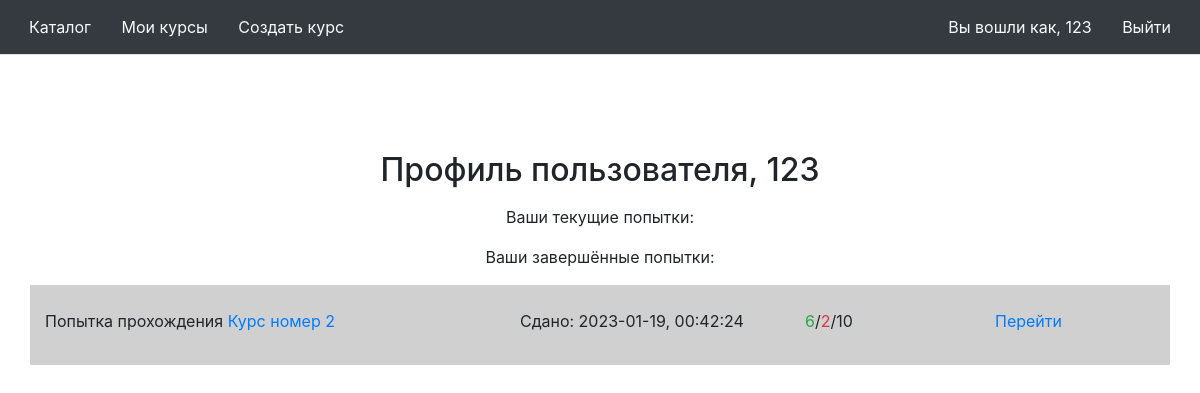
The app's page /profile (signed in) with its own data.
### models/user.py (models this page shows)
class User(UserMixin, db.Model):
    id = db.Column(db.Integer, primary_key=True)
    password = db.Column(db.String(100), unique=True)
    name = db.Column(db.String(1000))

### models/course.py (models this page shows)
class Course(db.Model):
    id = db.Column(db.Integer, primary_key=True)
    name = db.Column(db.String(512))
    description = db.Column(db.String(4096))
    attempts = db.relationship('Attempt', backref='attempt_course', lazy=True)
    tasks = db.relationship('Task', backref='task_course', lazy=True)
    author_id = db.Column(db.Integer, db.ForeignKey('user.id'))

### models/attempt.py (models this page shows)
class Attempt(db.Model):
    id = db.Column(db.Integer, primary_key=True)
    course = db.Column(db.Integer, db.ForeignKey('course.id'))
    user = db.Column(db.Integer, db.ForeignKey('user.id'))
    start_date = db.Column(db.DateTime)
    end_date = db.Column(db.DateTime)
    tasks = db.relationship('AttemptTask', backref='attempt_task', lazy=True)

### controllers/profile.py (the view)
@app.route('/profile')
@login_required
def profile():
    attempts = get_user_attempts(current_user.id)
    closed = []
    open = []
    for attempt in attempts:
        temp = Object()
        attempt_task_list = list(attempt[0].tasks)
        task_list = get_tasks(attempt_task_list)
        completed_task_list = get_completed_tasks(attempt_task_list)
        temp.attempt = attempt[0]
        temp.course = attempt[1]
        temp.completed_count = len(completed_task_list)
        temp.failed_count = len(get_failed_tasks(attempt_task_list))
        temp.task_count = len(task_list)
        if temp.attempt.end_date < datetime.now():
            closed.append(temp)
        else:
            open.append(temp)
    return render_template('profile.html', closed=closed, open=open)

### app.py (called while the page is built)
@login_manager.user_loader
def load_user(user_id):
    return User.query.get(int(user_id))

### models/attempt.py (called while the page is built)
def get_user_attempts(user_id):
    return db.session.query(Attempt, Course)\
        .join(Course)\
        .filter(Attempt.user == user_id)\
        .order_by(Attempt.start_date.desc())\
        .all()

### models/attempt_task.py (called while the page is built)
def get_tasks(attempt_task_list):
    ids = [x.id for x in attempt_task_list]
    a = db.session.query(Task).select_from(AttemptTask).join(Task) \
        .filter(AttemptTask.id.in_(ids)).all()
    return a

def get_completed_tasks(attempt_task_list):
    ids = [x.id for x in attempt_task_list]
    tasks = db.session.query(Task, AttemptTask).select_from(AttemptTask).join(Task) \
        .filter(AttemptTask.id.in_(ids)).all()
    result = []
    for (task, attempt_task) in tasks:
        system_answers = list(task.answers)
        user_answers = list(attempt_task.answers)
        correct_system_answers = [x.value for x in system_answers if x.is_correct]
        ok = len(correct_system_answers) == len(user_answers)
        for answer in user_answers:
            if answer.value not in correct_system_answers:
                ok = False
        if ok:
            result.append(task)
    return result

def get_failed_tasks(attempt_task_list):
    ids = [x.id for x in attempt_task_list]
    tasks = db.session.query(Task, AttemptTask).select_from(AttemptTask).join(Task) \
        .filter(AttemptTask.id.in_(ids)).all()
    result = []
    for (task, attempt_task) in tasks:
        system_answers = list(task.answers)
        user_answers = list(attempt_task.answers)
        if len(user_answers) > 0:
            correct_system_answers = [x.value for x in system_answers if x.is_correct]
            ok = len(correct_system_answers) == len(user_answers)
            for answer in user_answers:
                if answer.value not in correct_system_answers:
                    ok = False
            if not ok:
                result.append(task)
    return result

### templates/profile.html (shortened to what this page needs)
{% from 'header.html' import header %}
{% from 'course_card.html' import course_card %}
<!DOCTYPE html>
<html lang="ru">
{{ header("Каталог", current_user) }}
<body>
<div class="container">
    <div class="row mb-2">
        <div class="col-3"></div>
        <div class="col-6">
            <h2 class="text-center">Профиль пользователя, {{ current_user.name }}</h2>
        </div>
        <div class="col-3"></div>
    </div>
    <p class="text-center">Ваши текущие попытки:</p>
    <p class="text-center">Ваши завершённые попытки:</p>
    {% for attempt in closed %}
        {% if loop.index % 2 == 0 %}
            <div class="row pt-4 pb-4" style="background-color: #e0e0e0">
        {% else %}
            <div class="row pt-4 pb-4" style="background-color: #d0d0d0">
        {% endif %}
            <div class="col-5">
                Попытка прохождения <a href="{{ url_for("course", id=attempt.course.id) }}"> {{ attempt.course.name }}</a>
            </div>
            <div class="col-3">
                Сдано: {{ attempt.attempt.end_date.strftime('%Y-%m-%d, %H:%M:%S') }}
            </div>
            <div class="col-2">
                <label class="text-success">{{ attempt.completed_count }}</label>/<label class="text-danger">{{ attempt.failed_count }}</label>/<label>{{ attempt.task_count }}</label>
            </div>
            <div class="col-2">
                <a href="{{ url_for("attempt", id=attempt.attempt.id) }}">Перейти</a>
            </div>
        </div>
    {% endfor %}
</div>
</body>
</html>

### templates/header.html (shortened to what this page needs)
{% macro header(title, current_user) %}
    <head>
        <link rel="stylesheet" href="https://cdn.jsdelivr.net/npm/bootstrap@4.3.1/dist/css/bootstrap.min.css">
        <link href="../static/styles.css" rel="stylesheet" />
    </head>
    <div class="navbar bg-dark border-bottom">
        <div class="">
            <a class="btn text-light" href="{{ url_for("catalog") }}">Каталог</a>
            {%  if current_user.is_authenticated %}
                <a class="btn text-light" href="{{ url_for("my_courses") }}">Мои курсы</a>
                <a class="btn text-light" href="{{ url_for("new_course") }}">Создать курс</a>
            {% endif %}
        </div>
    {% if not current_user.is_authenticated %}
        <div class="">
            <a class="btn text-light" href="{{ url_for("auth.login") }}">Авторизироваться</a>
            <a class="btn text-light" href="{{ url_for("auth.signup") }}">Зарегистрироваться</a>
        </div>
    {% else %}
        <div class="">
            <a class="btn text-light" href="{{ url_for("profile") }}">Вы вошли как, {{ current_user.name }}</a>
            <a class="btn text-light" href="{{ url_for("auth.logout") }}">Выйти</a>
        </div>
    {% endif %}
    </div>
{% endmacro %}

### static/styles.css (style rules this page uses)
a:link { text-decoration: none; }

### records on screen
User: name "123"
Course: course.name "Курс номер 2"
Attempt: attempt.end_date "2023-01-19, 00:42:24"

### other values on screen
{{ attempt.completed_count }} "6"
{{ attempt.failed_count }} "2"
{{ attempt.task_count }} "10"
